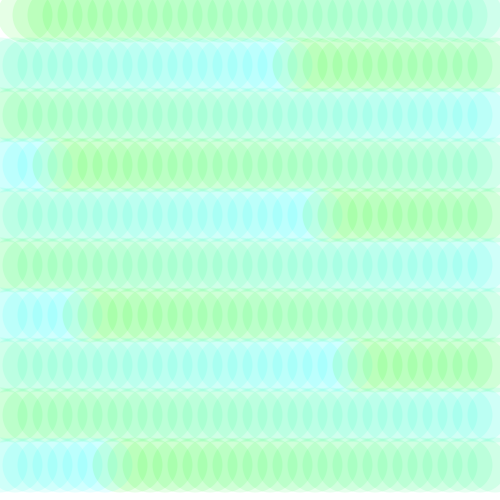
Frame 1 (no input)
Frame 60 (the mouse pressed at the canvas centre just before this capture): identical to frame 1, image omitted
Frame 120 (the mouse held since frame 60 and released just before this capture): identical to frame 1, image omitted

The Processing sketch that drew this single still picture (run headless with seeded random() and noise(); from frame 60 on, the mouse is pressed at the canvas centre):

// Processing sketch: processing_32459
// ── processing_32459.pde

int x= 10;
int y = 15;
int circlecolour1 = 250;
int circlecolour2 = 0;


void setup() {
  size(500,500);
  background (255, 255, 255);

noStroke();
}

void draw(){
  while(y <500) {
    ellipse (x, y, 55, 55);
      fill (0, circlecolour1,circlecolour2,25);
    x = x +15;
    circlecolour1 = circlecolour1 + 5;
    circlecolour2 = circlecolour2 + 5;
    
    if (x > 500) {
      y= y + 50;
      x= 0;
    }
    if (circlecolour2 > 255) {
      circlecolour2 = 0;
    }
  }
}
